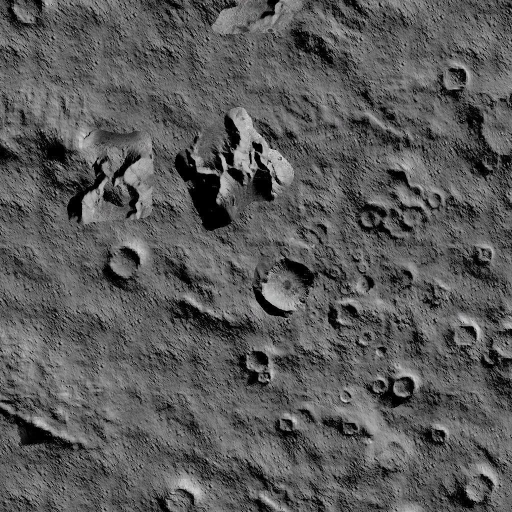
#> input picture ground_station/models/roboflow_dataset_v2/test/images/frame1057_jpg.rf.af6f1ad4f320a5124989e1109951e269.jpg, 1024 x 1024 px (shown at 1/2 size); its folder holds only this picture in this run
$ python -i shadow_detector.py   (imports and definitions only)   (older library calls are emulated)
#> lines starting #> are read from the running program, lines starting #| are printed output that depends on the picture; after the words box and inside, x2 and y2 are one past the last pixel; in counts of white or black regions, pixels touching at a corner belong together
### ground_station/config.py
# config.py — Ground Station Configuration
# All physical setup values marked 0.0 MUST be measured from the real physical
# setup and filled in before demo day. See docs/ARCHITECTURE.md section 15.

import os


def _env_int(name, default):
    """Read an integer environment override while keeping defaults explicit."""
    return int(os.getenv(name, str(default)))


# === NETWORK ===
LISTEN_PORT = _env_int("GCS_LISTEN_PORT", 5000)
COMMAND_PORT = _env_int("GCS_COMMAND_PORT", 5001)
LISTEN_HOST = os.getenv("GCS_LISTEN_HOST", "0.0.0.0")
CUBESAT_IP = os.getenv("CUBESAT_IP", "192.168.1.229")
MAX_HEADER_BYTES = _env_int("GCS_MAX_HEADER_BYTES", 16 * 1024)
MAX_TRANSFER_BYTES = _env_int("GCS_MAX_TRANSFER_BYTES", 25 * 1024 * 1024)

# === STORAGE ===
RECEIVED_DIR = "data/received_images"
PROCESSED_DIR = "data/processed"
TELEMETRY_DIR = "data/telemetry"
MISSION_STATE_FILE = "data/mission_state.json"

# === GROUND QUALITY CHECK ===
# These checks are DIFFERENT from the CubeSat's checks.
# CubeSat checks: blur (Laplacian variance), exposure (mean brightness), motion blur (IMU).
# Ground checks: texture sufficiency, contrast range, color validity.
# Purpose: catch images the CubeSat passed but that will break the CV pipeline.
# TCP guarantees delivery — no point re-checking blur/exposure here.
GROUND_MIN_TEXTURE_VARIANCE = 20   # Avg local variance across 8x8 patches must exceed this
GROUND_MIN_CONTRAST_RANGE = 50     # Grayscale histogram must span at least this many levels
GROUND_MAX_SINGLE_COLOR_PCT = 90   # If >90% of pixels are in a narrow band, image is invalid

# === HAZARD COSTS ===
COST_SAFE = 1
COST_MODERATE = 5
COST_SHADOW = 15
COST_HAZARD = 20
COST_CRATER = 500                  # Near-impassable — only traverse if no other path exists
COST_IMPASSABLE = 999

# === HAZARD CLASSIFICATION THRESHOLDS ===
LBP_VARIANCE_HIGH = 5.0        # LBP variance above this → rocky/hazardous texture
LBP_VARIANCE_MODERATE = 3.0    # LBP variance above this → moderate texture
EDGE_DENSITY_HIGH = 0.02       # Canny edge density above this → rough terrain
EDGE_DENSITY_MODERATE = 0.005  # Canny edge density above this → moderate terrain

# === CHANGE DETECTION ===
CHANGE_THRESHOLD = 30              # Pixel difference (0-255) to count as changed
CHANGE_MIN_AREA_PX = 50            # Min contiguous changed pixels to report as an event

# === ROUTE PLANNING ===
GRID_ROWS = 8                      # DEPRECATED — kept for legacy references
GRID_COLS = 8                      # DEPRECATED — kept for legacy references
ROUTE_START = None                 # Set via dashboard click on mosaic
ROUTE_END = None                   # Set via dashboard click on mosaic
GRID_CELL_SIZE_CM = 10.0           # Physical size of each grid cell (cm)

# === PIXEL SEGMENTATION ===
SEG_GRID_CELL_PX = 20              # Fine grid cell size in pixels (high-res route planning)
SEG_SAFETY_DILATION_PX = 3         # Dilate hazard masks by this many pixels as safety margin
SEG_MIN_CONTOUR_AREA_PCT = 5.0     # Min contour area as % of bbox to keep (noise filter)
SEG_FALLBACK_ELLIPSE_PCT = 60.0    # If no good contour, fill this % ellipse within bbox
SEG_ENABLED = True                 # Feature flag — False reverts to coarse grid routing
SEG_COST_MAP = {                   # Semantic label → traversal cost for A* routing
    0: COST_SAFE,                  # UNSURVEYED — assume passable
    1: COST_SAFE,                  # SAND — safe
    2: COST_SAFE,                  # PLAIN_SURFACE — safe
    3: COST_SHADOW,                # SHADOW — uncertain, high cost
    4: COST_CRATER,                  # CRATER — near-impassable, last resort only
    5: COST_IMPASSABLE,            # BOULDER — impassable
}

# === MOSAIC ===
MOSAIC_GRID_CELL_PX = 80           # Each dynamic grid cell = this many mosaic pixels
MOSAIC_INITIAL_CANVAS_PX = 640     # Initial canvas size (square)
MOSAIC_PX_PER_CM = 8.0             # Mosaic pixels per centimetre (calibration)
MOSAIC_MIN_SIFT_INLIERS = 6       # Minimum RANSAC inliers for a valid match (low for sandy terrain)
MOSAIC_CANVAS_PAD_PX = 100         # Padding added when canvas grows
MOSAIC_MAX_CANVAS_PX = 4096        # Memory cap for canvas dimensions
MOSAIC_MAX_KEYPOINTS = 1024        # SuperPoint max keypoints per image
MOSAIC_BUNDLE_ADJUST_INTERVAL = 3  # Run bundle adjustment every N images
MOSAIC_BLEND_LEVELS = 4            # Laplacian pyramid levels for multi-band blend
MOSAIC_EXPOSURE_GAIN_RANGE = (0.5, 2.0)  # Clamp exposure gain to this range

# === DASHBOARD ===
DASHBOARD_PORT = _env_int("GCS_DASHBOARD_PORT", 3000)
DASHBOARD_REFRESH_SEC = 2

# === UNCERTAINTY-AWARE COSTS ===
UNCERTAINTY_WEIGHT = 3.0            # cost multiplier for low confidence
UNSURVEYED_COST = 15                # base cost for unknown terrain (= SHADOW level)
CONFIDENCE_OBS_BOOST = 0.1          # confidence boost per additional observation
UNCERTAINTY_ENABLED = True

# === SHADOW-BASED SLOPE ESTIMATION ===
SUN_ELEVATION_DEG = 30.0            # degrees above horizon
SUN_AZIMUTH_DEG = 180.0             # degrees from N, clockwise
SLOPE_GENTLE_DEG = 15.0             # no penalty
SLOPE_MODERATE_DEG = 30.0           # 2x cost
SLOPE_STEEP_DEG = 45.0              # 5x cost, above = impassable
SLOPE_ENABLED = True

# === LANDING SITE RECOMMENDER ===
LANDING_MIN_RADIUS_CM = 5.0          # Minimum safe zone radius around landing point
LANDING_CANDIDATE_STRIDE = 2         # Sample every Nth fine grid cell (performance tuning)
LANDING_TOP_K = 3                    # Return top K candidates
LANDING_WEIGHTS = {                  # Scoring weights (sum ≈ 1.0)
    "hazard_clearance": 0.25,
    "zone_size": 0.15,
    "confidence": 0.10,
    "flatness": 0.15,
    "route_viability": 0.15,
    "smoothness": 0.20,              # Terrain roughness — prefer smooth landing zones
}
LANDING_MIN_CLEARANCE_CM = 3.0       # Hard reject if nearest hazard < this

# === TRAVERSABILITY CNN ===
CNN_MODEL_PATH = "models/traversability_model.pt"
CNN_PATCH_SIZE = 64
CNN_BLEND_WEIGHT = 0.4              # final = alpha*CNN + (1-alpha)*classical
CNN_ENABLED = True                  # model trained on existing data
CNN_BATCH_SIZE = 32

# === LLM (optional — mission Q&A via Ollama only; no advisor pipeline) ===
LLM_MODEL = "llama3.2"
LLM_TIMEOUT_SEC = 60

# === MISSION INTELLIGENCE ===
MISSION_MAX_TASKS = 5
MISSION_FEED_LIMIT = 25
MISSION_WEIGHT_COVERAGE = 0.30
MISSION_WEIGHT_UNCERTAINTY = 0.25
MISSION_WEIGHT_CHANGE = 0.20
MISSION_WEIGHT_ROUTE = 0.15
MISSION_WEIGHT_HAZARD = 0.10

### ground_station/processing/shadow_detector.py
# processing/shadow_detector.py — Shadow detection via adaptive thresholding
#
# Method: grayscale → adaptive threshold (handles uneven flashlight brightness)
# → morphological cleanup → connected components → shadow vs dark-object
# discrimination using boundary edge gradient analysis.
#
# Why adaptive? A single global threshold (Otsu) fails when the flashlight
# creates uneven brightness — one side bright, the other dim. Adaptive
# thresholding computes a local threshold per pixel neighborhood.

import json
import logging
import os

import cv2
import numpy as np

import config

logger = logging.getLogger(__name__)

# Minimum shadow region area in pixels — smaller blobs are noise
_MIN_REGION_AREA_PX = 100

# Adaptive threshold parameters
_BLOCK_SIZE = 51   # neighborhood size (must be odd)
_C_OFFSET = 10     # constant subtracted from local mean

# Morphological kernel sizes
_OPEN_KERNEL_SIZE = 5   # noise removal
_CLOSE_KERNEL_SIZE = 9  # gap filling

# Boundary gradient threshold for shadow vs object discrimination
_GRADIENT_THRESHOLD = 30  # mean edge gradient along boundary


class ShadowDetector:

    def run(self, image_path: str) -> dict:
        """
        Detect shadow regions in a real image using adaptive thresholding.

        Args:
            image_path: Absolute or relative path to the saved JPEG.

        Returns dict:
            {
                "shadow_mask":       numpy uint8 array (255=shadow, 0=lit),
                "shadow_mask_path":  str path to saved mask image,
                "shadow_percentage": float (0–100),
                "shadow_regions":    list of region dicts,
            }
        Returns None if the image cannot be read.
        """
        img = cv2.imread(image_path)
#> img is the input picture: shape (1024, 1024, 3); mean B, G, R 90.1, 90.1, 90.1
        if img is None:
            logger.error(f"ShadowDetector: cannot read '{image_path}'")
            return None

        gray = cv2.cvtColor(img, cv2.COLOR_BGR2GRAY)

        # ── Step 1: Adaptive threshold ────────────────────────────────────
        # Gaussian-weighted local mean handles uneven flashlight illumination
        binary = cv2.adaptiveThreshold(
            gray, 255,
            cv2.ADAPTIVE_THRESH_GAUSSIAN_C,
            cv2.THRESH_BINARY_INV,
            blockSize=_BLOCK_SIZE,
            C=_C_OFFSET,
        )
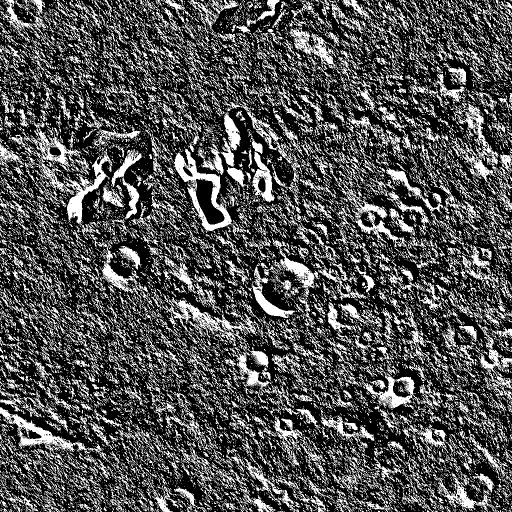
#> binary: shape (1024, 1024) (shown at 1/2 size); 31.5% white in thin lines or dots

        # ── Step 2: Morphological opening — remove small noise spots ──────
        kernel_open = cv2.getStructuringElement(
            cv2.MORPH_ELLIPSE, (_OPEN_KERNEL_SIZE, _OPEN_KERNEL_SIZE)
        )
        cleaned = cv2.morphologyEx(binary, cv2.MORPH_OPEN, kernel_open)
#> cleaned: shape (1024, 1024); 5.9% white; 677 white regions (191 under 20 px), largest, box (x1, y1, x2, y2) and area: (348, 299, 441, 415) 2710, (134, 313, 216, 446) 2539, (505, 572, 586, 636) 1462

        # ── Step 3: Morphological closing — fill gaps in shadow regions ───
        kernel_close = cv2.getStructuringElement(
            cv2.MORPH_ELLIPSE, (_CLOSE_KERNEL_SIZE, _CLOSE_KERNEL_SIZE)
        )
        shadow_mask = cv2.morphologyEx(cleaned, cv2.MORPH_CLOSE, kernel_close)
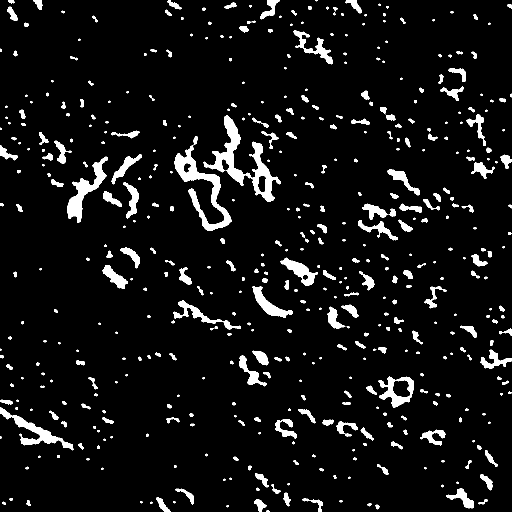
#> shadow_mask: shape (1024, 1024) (shown at 1/2 size); 6.6% white; 492 white regions (135 under 20 px), largest, box (x1, y1, x2, y2) and area: (407, 231, 561, 404) 5912, (348, 291, 463, 462) 4729, (134, 313, 216, 446) 3028

        # ── Step 4: Connected components ──────────────────────────────────
        num_labels, labels, stats, centroids = cv2.connectedComponentsWithStats(
            shadow_mask, connectivity=8
        )
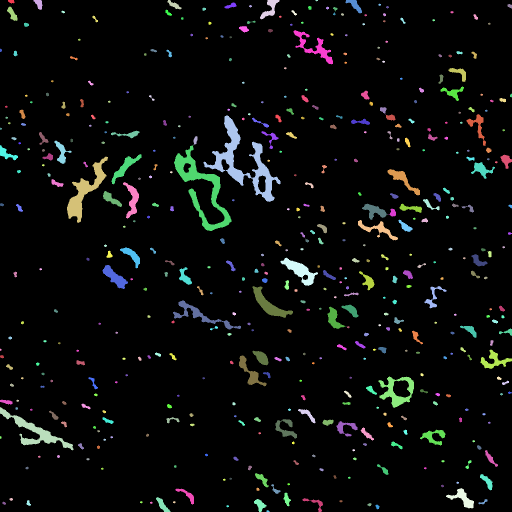
#> labels: shape (1024, 1024) int32 (shown at 1/2 size); 493 distinct labels, from 0 to 492; one colour per label, 0 black
#> num_labels = 493; stats = 493 rows, first 6: [0, 0, 1024, 1024, 979755], [16, 0, 13, 7, 71], [67, 0, 18, 20, 219], [335, 0, 28, 19, 220], [520, 0, 39, 39, 579], [631, 0, 5, 3, 11]; centroids = 493 pairs, first value 0.818 to 1021.7, second value 0.636 to 1021.9

        # Precompute Sobel gradients for edge-strength analysis
        sobel_x = cv2.Sobel(gray, cv2.CV_64F, 1, 0, ksize=3)
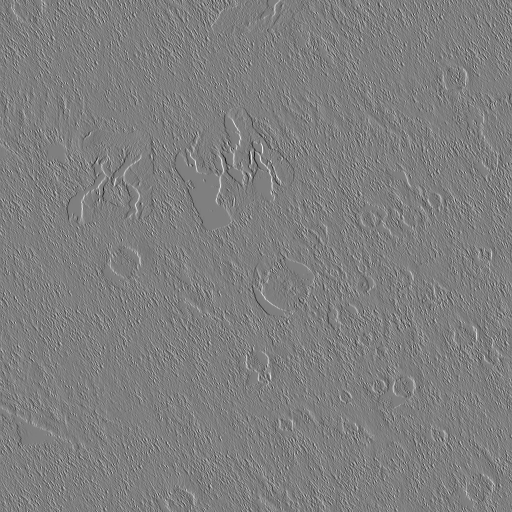
#> sobel_x: shape (1024, 1024) float64 (shown at 1/2 size); min -776, max 780, mean 0; drawn with min black and max white
        sobel_y = cv2.Sobel(gray, cv2.CV_64F, 0, 1, ksize=3)
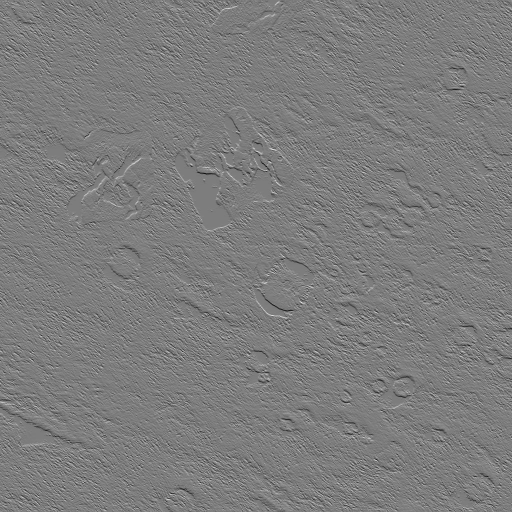
#> sobel_y: shape (1024, 1024) float64 (shown at 1/2 size); min -726, max 755, mean 0; drawn with min black and max white
        gradient_mag = np.sqrt(sobel_x ** 2 + sobel_y ** 2)
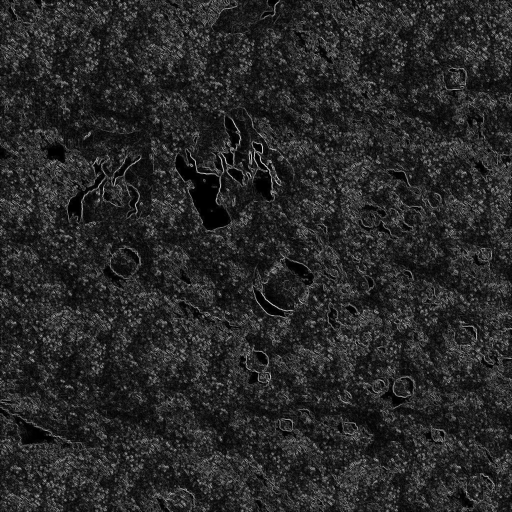
#> gradient_mag: shape (1024, 1024) float64 (shown at 1/2 size); min 0, max 855.7, mean 133.9; drawn with min black and max white

        shadow_regions = []

        for label_idx in range(1, num_labels):  # skip label 0 = background
            area = int(stats[label_idx, cv2.CC_STAT_AREA])
            if area < _MIN_REGION_AREA_PX:
                # Remove small regions from the mask as well
                shadow_mask[labels == label_idx] = 0
                continue

            x = int(stats[label_idx, cv2.CC_STAT_LEFT])
            y = int(stats[label_idx, cv2.CC_STAT_TOP])
            w = int(stats[label_idx, cv2.CC_STAT_WIDTH])
            h_bbox = int(stats[label_idx, cv2.CC_STAT_HEIGHT])
            cx = float(centroids[label_idx, 0])
            cy = float(centroids[label_idx, 1])

            # ── Step 5: Shadow vs dark-object discrimination ──────────
            # Extract the binary region for this label
            region_mask = (labels == label_idx).astype(np.uint8) * 255

            # Find boundary pixels via contour
            contours, _ = cv2.findContours(
                region_mask, cv2.RETR_EXTERNAL, cv2.CHAIN_APPROX_NONE
            )

            # Compute mean edge gradient along the boundary
            mean_gradient = 0.0
            if contours:
                boundary_pixels = contours[0].reshape(-1, 2)  # (N, 2) x,y
                bx = np.clip(boundary_pixels[:, 0], 0, gradient_mag.shape[1] - 1)
                by = np.clip(boundary_pixels[:, 1], 0, gradient_mag.shape[0] - 1)
                mean_gradient = float(np.mean(gradient_mag[by, bx]))

            # Soft edge → shadow, hard edge → object (rock, etc.)
            if mean_gradient > _GRADIENT_THRESHOLD:
                region_type = "object"
                # Remove objects from the shadow mask — they aren't shadows
                shadow_mask[labels == label_idx] = 0
            else:
                region_type = "shadow"

            shadow_regions.append({
                "label": label_idx,
                "area_px": area,
                "width_px": w,
                "height_px": h_bbox,
                "centroid": {"x": round(cx, 1), "y": round(cy, 1)},
                "type": region_type,
                "mean_boundary_gradient": round(mean_gradient, 1),
            })
#> this loop made 492 passes
#> (area, x, y, w, h_bbox, cx, cy, mean_gradient) on passes 2, 3, 4, 6, 7, 11, 39, 41, 68, 69, 74, 77: (219, 67, 0, 18, 20, 77.35, 7.58, 169.3), (220, 335, 0, 28, 19, 348, 9.57, 167.7), (579, 520, 0, 39, 39, 539.6, 17.35, 246.7), (367, 691, 0, 33, 27, 709.3, 10.34, 160.9), (156, 449, 5, 24, 12, 461.5, 11.13, 247.7), (297, 14, 13, 21, 29, 24.38, 27.75, 232.9), (168, 478, 52, 20, 13, 487.7, 57.58, 155.8), (1365, 587, 60, 79, 69, 628.3, 93.95, 146.4), (388, 897, 136, 35, 28, 918.6, 145.6, 289.8), (110, 877, 149, 10, 19, 881.9, 157.4, 222.4), (475, 881, 173, 47, 29, 905.7, 184.7, 200.1), (185, 722, 181, 17, 18, 730.4, 190.1, 214.1)
#> area on passes 1, 9, 10, 12, 13, 14: 71, 58, 22, 44, 26, 22
#> pass 2, in run, `region_mask = (labels == label_idx).astype(np.uint8) * 255`:
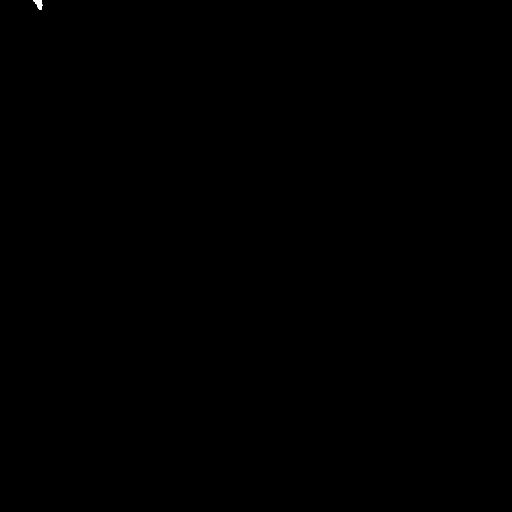
#> region_mask: shape (1024, 1024) (shown at 1/2 size); 0.02% white; 1 white region, box (x1, y1, x2, y2) and area: (67, 0, 85, 20) 219
#> after the loop: region_mask: shape (1024, 1024); 0.03% white; 1 white region, box (x1, y1, x2, y2) and area: (508, 998, 533, 1024) 323
#> after the loop: shadow_mask: shape (1024, 1024); 6.56% of pixels changed, all inside (x1, y1, x2, y2) = (0, 0, 1024, 1024)
#> after the loop, shadow_regions = 106 items

        # Recalculate shadow percentage after removing objects
        shadow_count = len([r for r in shadow_regions if r["type"] == "shadow"])
#> shadow_count = 0
        object_count = len([r for r in shadow_regions if r["type"] == "object"])
#> object_count = 106
        shadow_percentage = float(np.sum(shadow_mask > 0)) / shadow_mask.size * 100.0
#> shadow_percentage = 0

        logger.info(
            f"ShadowDetector: '{os.path.basename(image_path)}' — "
            f"shadow={shadow_percentage:.1f}%, "
            f"regions={shadow_count} shadow + {object_count} object"
        )

        # Save mask image
        mask_path = _save_mask(image_path, shadow_mask, img)

        # Save JSON data
        _save_shadow_json(shadow_percentage, shadow_regions)

        return {
            "shadow_mask": shadow_mask,
            "shadow_mask_path": mask_path,
            "shadow_percentage": round(shadow_percentage, 2),
            "shadow_regions": shadow_regions,
        }


def _save_mask(image_path: str, shadow_mask: np.ndarray, original_bgr: np.ndarray) -> str:
    """
    Save a visual overlay: original image with shadow regions tinted blue.
    Returns the saved path.
    """
    os.makedirs(config.PROCESSED_DIR + "/shadow_masks", exist_ok=True)

    basename = os.path.splitext(os.path.basename(image_path))[0]
    out_path = os.path.join(config.PROCESSED_DIR, "shadow_masks", basename + "_shadow.png")

    # Blue tint over shadow pixels
    overlay = original_bgr.copy()
    overlay[shadow_mask > 0] = (180, 60, 0)  # BGR: dark blue
    blended = cv2.addWeighted(original_bgr, 0.5, overlay, 0.5, 0)

    # White border on shadow regions
    contours, _ = cv2.findContours(shadow_mask, cv2.RETR_EXTERNAL, cv2.CHAIN_APPROX_SIMPLE)
#> contours = []
    cv2.drawContours(blended, contours, -1, (255, 255, 255), 1)

    cv2.imwrite(out_path, blended)
    logger.debug(f"Shadow mask saved: {out_path}")
    return out_path


def _save_shadow_json(shadow_pct: float, regions: list):
    """Save shadow analysis results as JSON for the dashboard."""
    os.makedirs(config.PROCESSED_DIR, exist_ok=True)
    out_path = os.path.join(config.PROCESSED_DIR, "shadow_data.json")
    data = {
        "shadow_pct": round(shadow_pct, 2),
        "regions": [
            {
                "id": r.get("label", i + 1),
                "area_px": r["area_px"],
                "width_px": r["width_px"],
                "height_px": r["height_px"],
                "centroid": [r["centroid"]["x"], r["centroid"]["y"]],
                "type": r["type"],
                "mean_boundary_gradient": r["mean_boundary_gradient"],
            }
            for i, r in enumerate(regions)
        ],
    }
    try:
        with open(out_path, "w") as f:
            json.dump(data, f, indent=2)
    except Exception as e:
        logger.error(f"Failed to save shadow_data.json: {e}")

>>> result = ShadowDetector().run('../models/roboflow_dataset_v2/test/images/frame1057_jpg.rf.af6f1ad4f320a5124989e1109951e269.jpg')
#> result = 4 items

$ run again, on ground_station/models/roboflow_dataset_v2/test/images/frame118_jpg.rf.0c008cb8e6d49bfb900514f753a0eb08.jpg
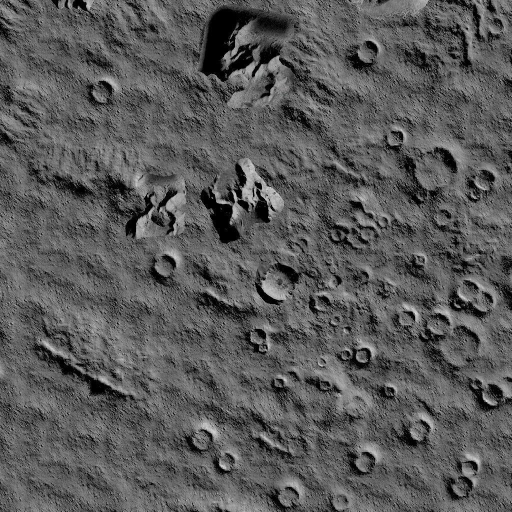
#> input picture ground_station/models/roboflow_dataset_v2/test/images/frame118_jpg.rf.0c008cb8e6d49bfb900514f753a0eb08.jpg, 1024 x 1024 px (shown at 1/2 size)
#> in run, img is the input picture: shape (1024, 1024, 3); mean B, G, R 90.1, 90.1, 90.1
#> binary: shape (1024, 1024); 31.4% white in thin lines or dots
#> cleaned: shape (1024, 1024); 5% white; 535 white regions (152 under 20 px), largest, box (x1, y1, x2, y2) and area: (399, 16, 515, 164) 4313, (401, 377, 465, 453) 1640, (251, 393, 307, 476) 1164
#> in run, `num_labels, labels, stats, centroids = cv2.connectedComponentsWithStat..`:
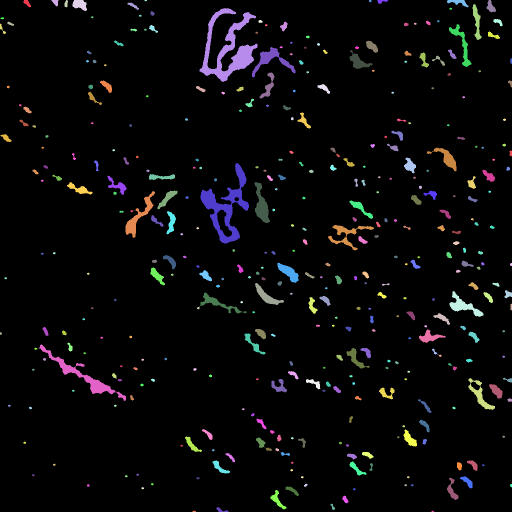
#> labels: shape (1024, 1024) int32 (shown at 1/2 size); 394 distinct labels, from 0 to 393; one colour per label, 0 black
#> num_labels = 394; stats = 394 rows, first 6: [0, 0, 1024, 1024, 990981], [47, 0, 15, 15, 119], [103, 0, 14, 13, 112], [129, 0, 7, 15, 75], [145, 0, 29, 22, 448], [289, 0, 5, 3, 11]; centroids = 394 pairs, first value 1.29 to 1022.1, second value 0.636 to 1022.4
#> in run, `gradient_mag = np.sqrt(sobel_x ** 2 + sobel_y ** 2)`:
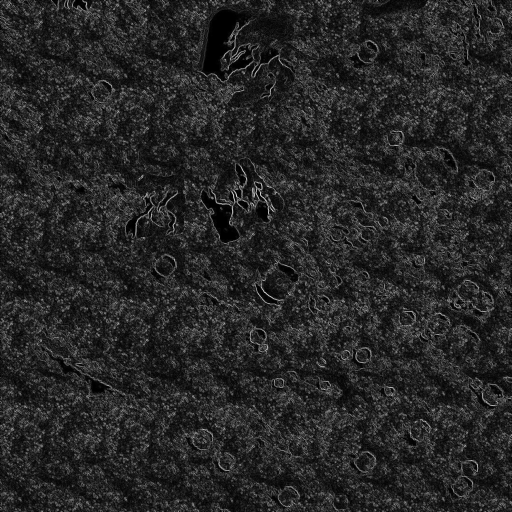
#> gradient_mag: shape (1024, 1024) float64 (shown at 1/2 size); min 0, max 856.5, mean 130.8; drawn with min black and max white
#> the loop in run, `for label_idx in range(1, num_labels):` made 393 passes
#> (area, x, y, w, h_bbox, cx, cy, contours) on pass 1: (119, 47, 0, 15, 15, 53.95, 5.97, 1 contour; box (x1, y1, x2, y2) and area: (47, 0, 62, 15) 98)
#> after the loop in run, `for label_idx in range(1, num_labels):`: shadow_regions = 111 items
#> shadow_count = 0
#> object_count = 111
#> shadow_percentage = 0
#> in _save_mask, `contours, _ = cv2.findContours(shadow_mask, cv2.RETR_EXTERNAL, cv2.CHA..`: contours = []
#> result = 4 items
